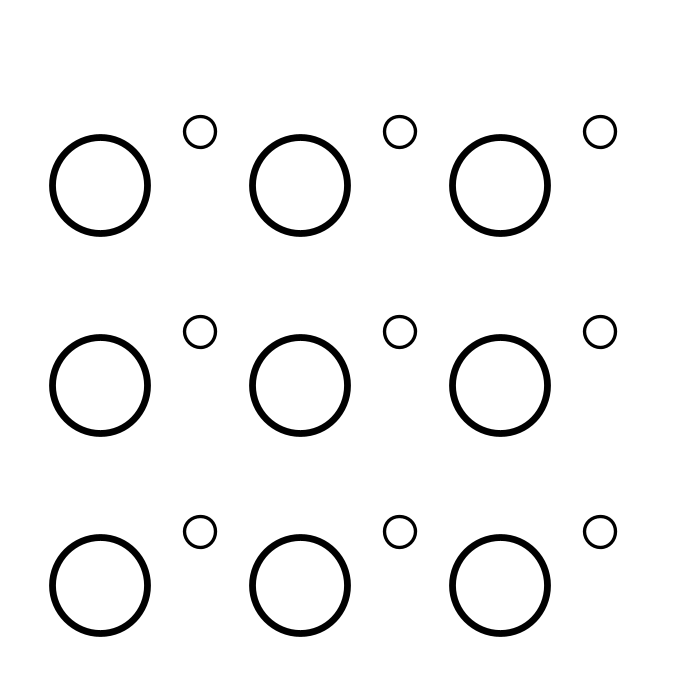
Frame 1 (no input)
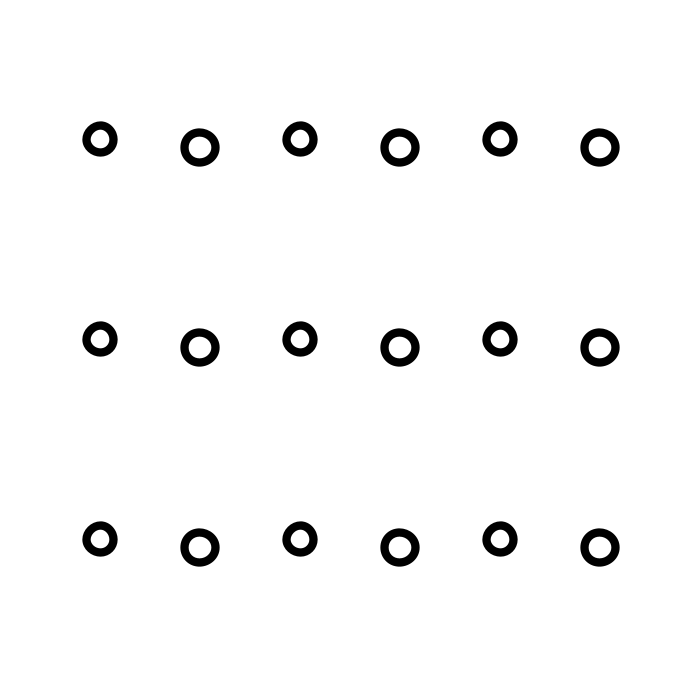
Frame 60 (the mouse pressed at the canvas centre just before this capture)
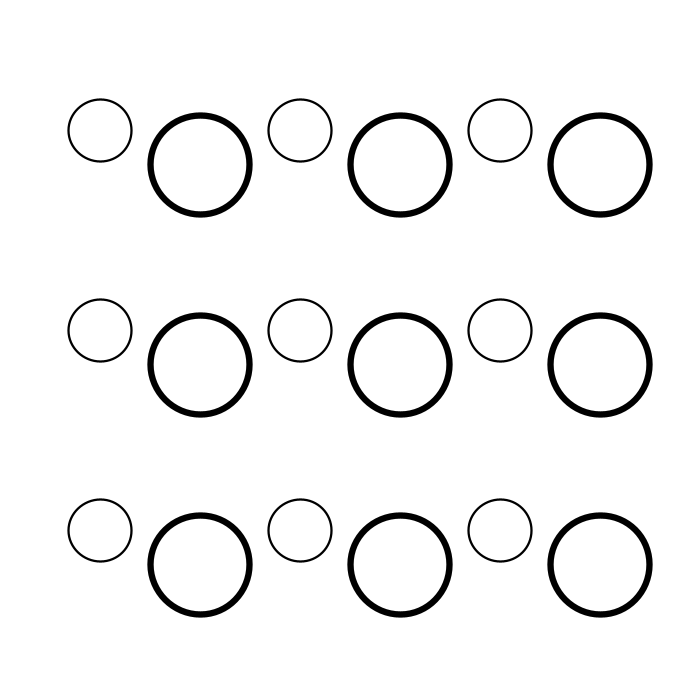
Frame 120 (the mouse held since frame 60 and released just before this capture)

The Processing sketch that drew these frames (run headless with seeded random() and noise(); from frame 60 on, the mouse is pressed at the canvas centre):

// Processing sketch: processing_148392
// ── processing_148392.pde

//uma experiência com a função for.


int x;
int x2;
float y;
float y2;
float d;
float d2;

float espessura;
float espessura2;

void setup() {
  size(700,700);
  frameRate(20);
  smooth();
}

void draw() {
  background(255);
  
  espessura = random(1,10);
  espessura2 = random(1,10);
  
  d = random(10,100);
  d2 = random(10,100);
  
  for (y = random(100,200); y <= 600; y += 200) {
    for (x = 100; x <= 600; x += 200) {
      strokeWeight(espessura);
      stroke(0);
      noFill();
     ellipse(x,y,d,d);
    }
  }
  
  for (y2 = random(100,200); y2 <= 600; y2 += 200) {
    for (x2 = 200; x2 <= 600; x2 += 200) {
      strokeWeight(espessura2);
      stroke(0);
      noFill();
     ellipse(x2,y2,d2,d2);
    }
  }
}
